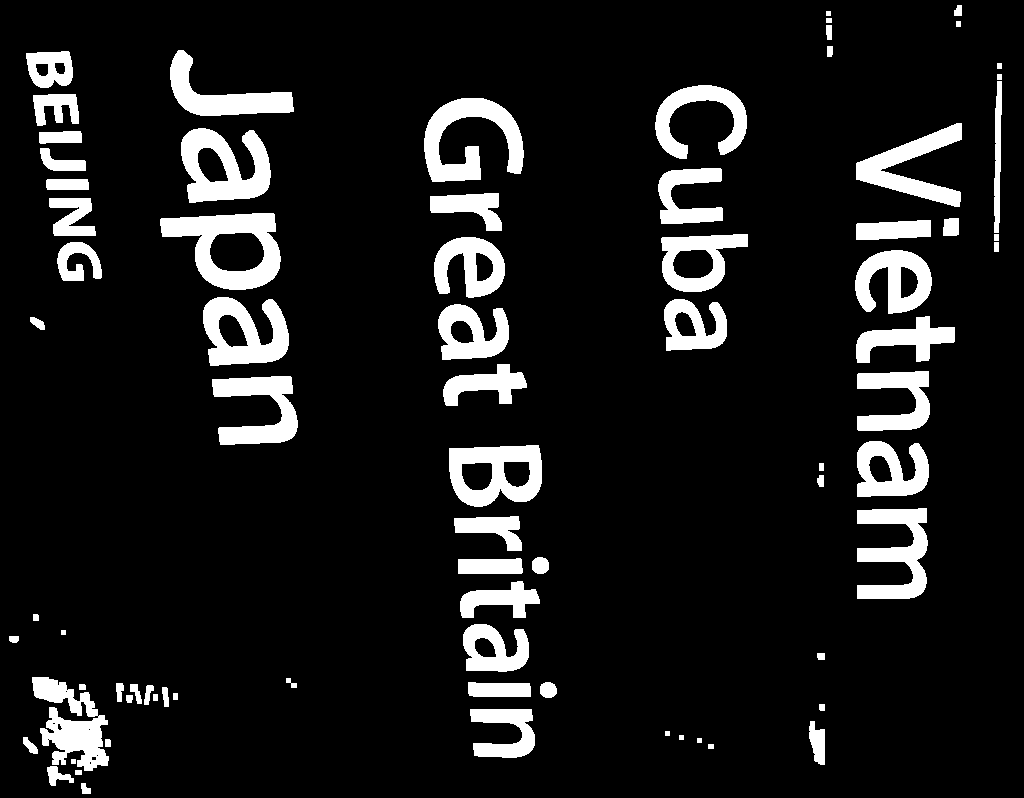
#> input picture exams/2021/spring/data/books_bw.png, 1024 x 798 px
$ python Exercise11.py
#> lines starting #> are read from the running program, lines starting #| are printed output that depends on the picture; after the words box and inside, x2 and y2 are one past the last pixel; in counts of white or black regions, pixels touching at a corner belong together
### Setup ###
import numpy as np
from skimage import io, measure

in_dir = 'data/'

### Q. 10 ###

# Load books_bw.png
img = io.imread(in_dir + 'books_bw.png', as_gray=True)
#> img: shape (798, 1024) bool; 10.4% white; 78 white regions, largest, box (x1, y1, x2, y2) and area: (160, 213, 281, 290) 4638, (181, 128, 271, 203) 4066, (424, 98, 524, 182) 4039

# Find all BLOB's using 8-connectivity
label_img = measure.label(img, connectivity=2)
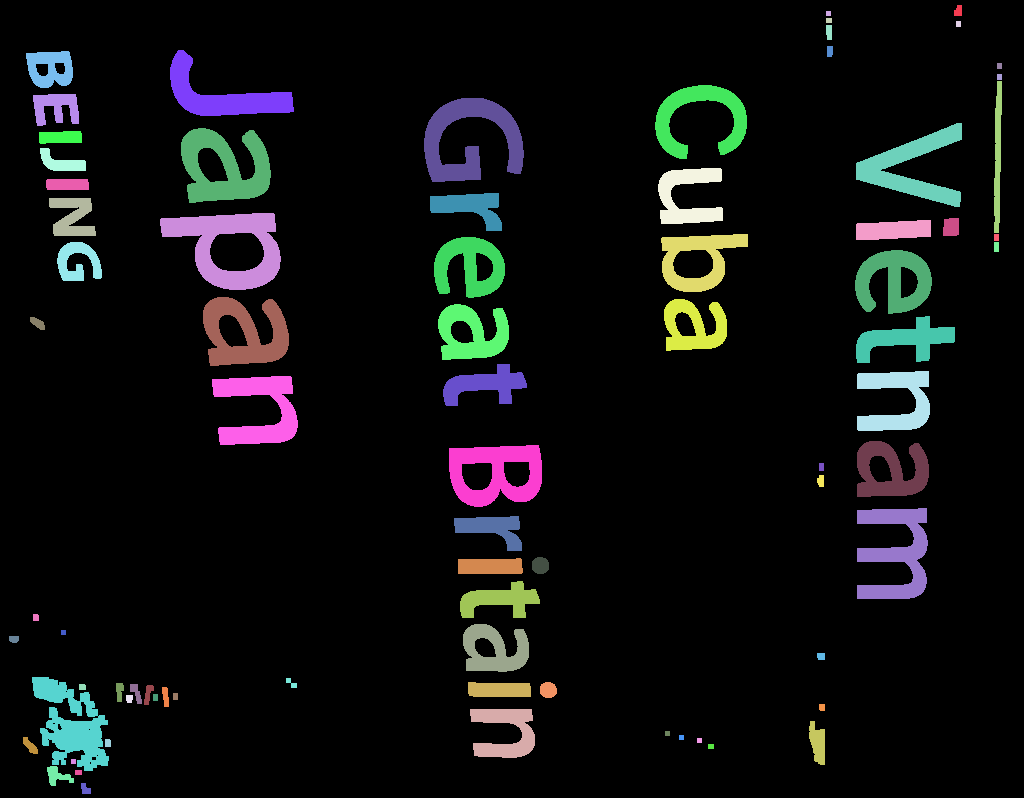
#> label_img: shape (798, 1024) int32; 79 distinct labels, from 0 to 78; one colour per label, 0 black

# Compute the area and perimeter of all BLOB's
props = measure.regionprops_table(label_img, properties=('label', 'area', 'perimeter'))
#> props = 3 items

# Convert to a numpy array for easy filtering
areas = np.array(props['area'])
#> areas = 78 values, max 4638 at index 22, min 25 at index 1, mean 1090.8
perimeters = np.array(props['perimeter'])
#> perimeters = 78 values, max 720.3 at index 53, min 16 at index 1, mean 178
labels = np.array(props['label'])
#> labels = 78 values from 1 to 78

# Filter blobs based on area and perimeter conditions
filter_mask = (areas > 100) & (perimeters > 500)
filtered_labels = labels[filter_mask]
#> filtered_labels = [14, 16, 23, 44, 54]

# Create an output image showing only the filtered blobs
filtered_image = np.isin(label_img, filtered_labels)
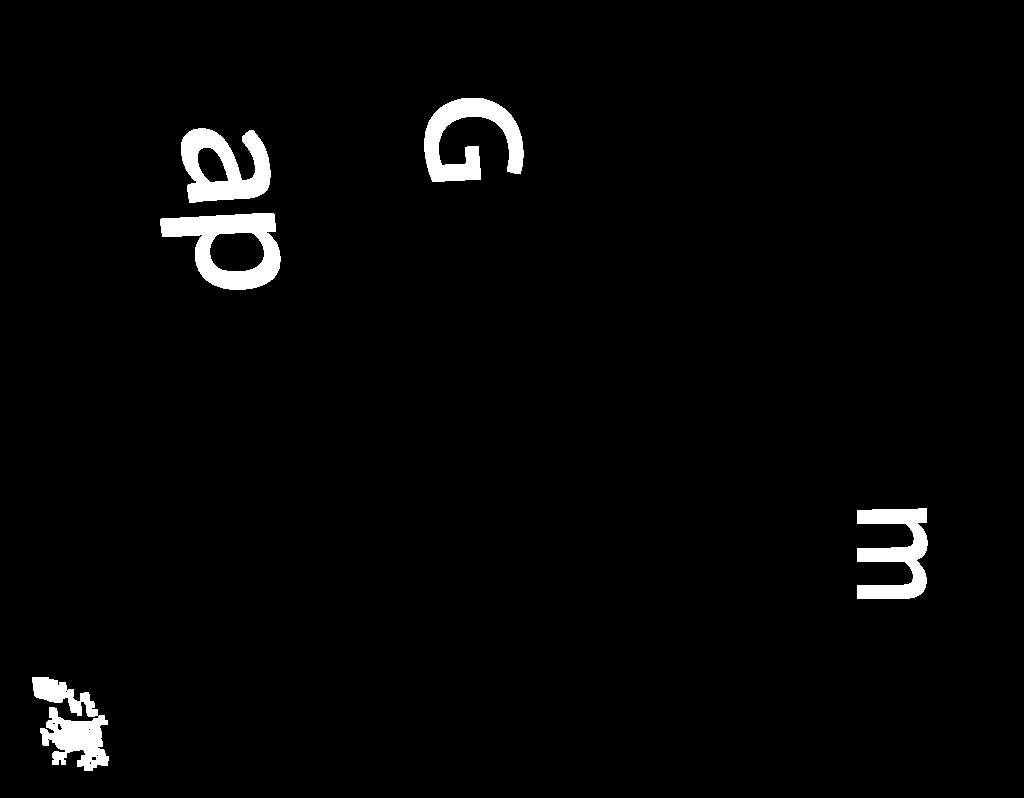
#> filtered_image: shape (798, 1024) bool; 2.4% white; 5 white regions, box (x1, y1, x2, y2) and area: (160, 213, 281, 290) 4638, (181, 128, 271, 203) 4066, (424, 98, 524, 182) 4039, (32, 677, 109, 771) 3685, (857, 508, 928, 599) 3554

# Display the filtered image
io.imshow(filtered_image)
io.show()
